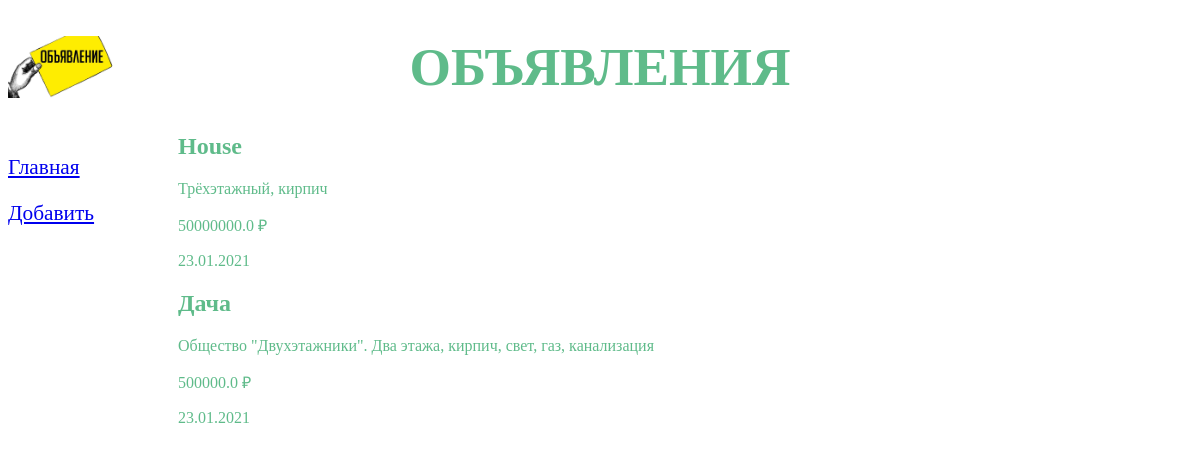
The page /board/ on the database as committed earlier.
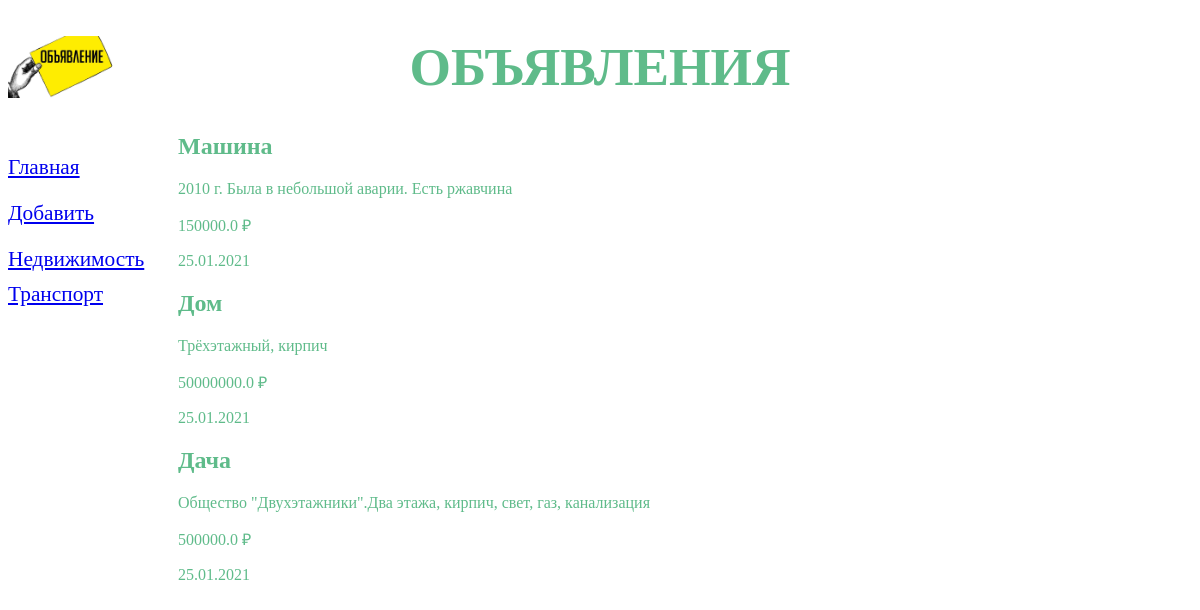
The same page on the database as committed later.
### board/models.py (models this page shows, shortened)
class Board(models.Model):
    title = models.CharField(max_length=50, verbose_name='Товар')
    content = models.TextField(null=True, blank=True, verbose_name='Описание')
    price = models.FloatField(null=True, blank=True, verbose_name='Цена')
    published = models.DateField(auto_now_add=True, db_index=True, verbose_name='Опубликовано')
    rubric = models.ForeignKey('Rubric', null=True, on_delete=models.PROTECT, verbose_name='Рубрика')
    class Meta:
        verbose_name_plural = 'Объявления'
        verbose_name = "Объявление"
        ordering = ['-published']

class Rubric(models.Model):
    name = models.CharField(max_length=20, db_index=True, verbose_name='Название')
    class Meta:
        verbose_name_plural = 'Рубрики'
        verbose_name = 'Рубрика'
        ordering = ['name']

### board/views.py (the view)
# urls.py: path('', index, name='index'),
def index(request):
    bs = Board.objects.all()
    rubrics = Rubric.objects.all()
    context = {'bs': bs, 'rubrics': rubrics}
    return render(request, 'board/index.html', context)

### board/templates/board/index.html (shortened to what this page needs)
{% extends "layout/basic.html" %}
{% block content %}
{% for b in bs %}
<div>
    <h2>{{ b.title }}</h2>
    <p>{{ b.content }}</p>
    <p>{{ b.price }} &#8381;</p>
    <p>{{ b.published|date:"d.m.Y" }}</p>
</div>
{% endfor %}
{% endblock %}

### board/templates/layout/basic.html (shortened to what this page needs)
<!DOCTYPE html>
{% load static %}
<html lang="en">
<head>
    <link rel="stylesheet" type="text/css" href="{% static 'board/style.css' %}">
</head>
<body>
    <header>
        <h1>Объявления</h1>
    </header>
    <nav>
        <p><a href="{% url 'index' %}">Главная</a></p>
        <p><a href="{% url 'add' %}">Добавить</a></p>
        {% for rubric in rubrics %}
        <a href="{% url 'by_rubric' rubric.pk %}">{{ rubric.name }}</a>
        {% endfor %}
    </nav>
    <section>
        {% block content %}
        {% endblock %}
    </section>
</body>
</html>

Rows that differ between the two databases and show on the page:
removed Board: title "House", content "Трёхэтажный, кирпич", price "50000000.0", published "23.01.2021"
added Rubric: name "Недвижимость"
added Rubric: name "Транспорт"
added Board: title "Машина", content "2010 г. Была в небольшой аварии. Есть ржавчина", price "150000.0", published "25.01.2021"
added Board: title "Дом", content "Трёхэтажный, кирпич", price "50000000.0", published "25.01.2021"
changed Board "Дача": content "Общество \"Двухэтажники\". Два этажа, кирпич, свет, газ, канализация" → "Общество \"Двухэтажники\".Два этажа, кирпич, свет, газ, канализация"; published "23.01.2021" → "25.01.2021"
